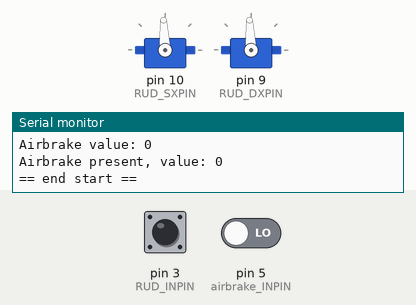
A sketch run on a simulated Arduino Nano, built with avr-gcc and run on an emulated ATmega328P. Parts: 2 × servo, the last lines printed to the serial monitor. The test bench sets the inputs (shaded band); at power-on: pin 3 (RUD_INPIN) LOW, pin 5 (airbrake_INPIN) LOW.

Above: at 5.2 s.
5.3 s: pin 3 (RUD_INPIN) pulsed HIGH 2 times (0.12 s each, 0.3 s apart)
At 5.9 s:
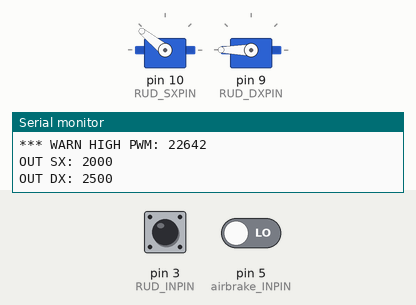
At 8.7 s:
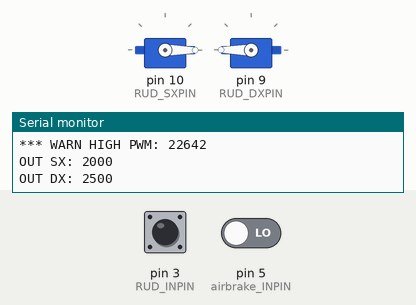
Timing chart, 0 to 10.2 s (numbered marks = the images above; inputs shaded):
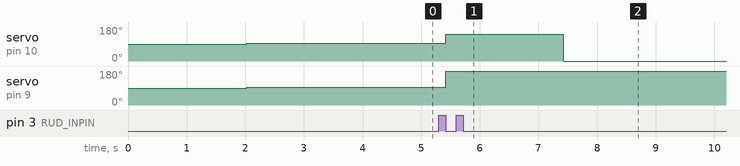

Measured:
- after the input at 5.3 s, servo on pin 10 (RUD_SXPIN): 93° → 141° after 0.12 s, → 0° 2.0 s later; servo on pin 9 (RUD_DXPIN): 93° → 180° after 0.12 s instead of 0.73 s

The sketch:

dragmix.ino
```cpp
#include <Servo.h>

Servo rud_sx;  // create servo object to control a servo
Servo rud_dx;  // create servo object to control a servo

// pwm pins on the nano are: 3, 5, 6, 9, 10, and 11

int PWMMIN = 1000;
int PWMMAX = 2000;
int DEADBAND = 10; // central deadband for rudder input, in usecs

// rudder input pin
int RUD_INPIN = 3; int rudpwm;
int rudcenterpwm;
int offset;

// global airbrake value -- open/closed for both
int airbrake_INPIN = 5;
int airbrake = 0;
int airbrake_present = 0;

int RUD_DXPIN = 9; int dxpwm;
int RUD_SXPIN = 10; int sxpwm;

void setup() {
  Serial.begin(115200);
  delay(2);
  Serial.println("=== Startup ===");

  // receiver input for rudder
  pinMode(RUD_INPIN, INPUT);
  delay(10);

  // read initial rudder center value
  rudcenterpwm = pulseIn(RUD_INPIN, HIGH);
  //rudcenterpwm = 1500;
  Serial.print("Rudder PWM, center: ");Serial.println(rudcenterpwm);
  delay(10);

  // do we have some sort of input on the airbrake pin?
  airbrake = pulseIn(airbrake_INPIN, HIGH);
  Serial.print("Airbrake value: ");Serial.println(airbrake);
  if ((airbrake > -20 ) and (airbrake < 2100)) {
    airbrake_present = 1;
    Serial.print("Airbrake present, value: ");Serial.println(airbrake);
  }
  else {
    Serial.print("No Airbrake input: ");Serial.println(airbrake);
    airbrake = 0;
  }

  // servo outputs
  rud_sx.attach(RUD_SXPIN);  // attaches the servo to the servo object
  rud_dx.attach(RUD_DXPIN);  // attaches the servo to the servo object
  delay(5);

  // test servo center
  rud_sx.writeMicroseconds(1500);
  rud_dx.writeMicroseconds(1500);
  delay(2000);

  Serial.println("== end start ==");
}

// never exceed sane values
int pwmsanitize(int pwmin){
  int out;
  if ((pwmin > PWMMIN) and (pwmin < PWMMAX)){
    //Serial.print("PWM: ");Serial.println(pwmin);
    out = pwmin;
  }
  else if (pwmin > PWMMAX) {
    Serial.print("*** WARN HIGH PWM: ");Serial.println(pwmin);
    out = 2000;
  }
  else if (pwmin < PWMMIN) {
    Serial.print("*** WARN LOW PWM: ");Serial.println(pwmin);
    out = 1000;
  }
 //Serial.print("PWM out: ");Serial.println(out);
 return out;
}

void loop() {
  if (airbrake_present) {
  // only allow for half of airbrake command on rudder
  airbrake = (pulseIn(airbrake_INPIN, HIGH)-1000)/2;
  //Serial.print("airbrake: ");Serial.println(airbrake);
  }

  rudpwm = pulseIn(RUD_INPIN, HIGH);
  //Serial.print("IN: ");Serial.println(rudpwm);

  offset = rudcenterpwm - rudpwm;
  //Serial.print("Offset: ");Serial.println(offset);

  // left rudder, positive offset from center
  if (offset > DEADBAND) {
    sxpwm = pwmsanitize(PWMMIN+(offset*2)+airbrake);
    rud_dx.writeMicroseconds(PWMMAX-airbrake);
    rud_sx.writeMicroseconds(sxpwm);
    Serial.print("OUT SX: ");Serial.println(sxpwm);
    Serial.print("OUT DX: ");Serial.println(PWMMAX-airbrake);
  }
  // right rudder, negative offset from center
  else if (offset < -DEADBAND) {
    dxpwm = pwmsanitize(PWMMAX+(offset*2)-airbrake);
    rud_dx.writeMicroseconds(dxpwm);
    rud_sx.writeMicroseconds(PWMMIN+airbrake);
    //Serial.print("OUT DX: ");Serial.println(dxpwm);
    //Serial.print("OUT SX: ");Serial.println(PWMMIN+airbrake);
  }
  // no rudder input, airbrake only
  else {
    rud_dx.writeMicroseconds(PWMMAX-airbrake);
    rud_sx.writeMicroseconds(PWMMIN+airbrake);
  }
  delay(2);
}
```
